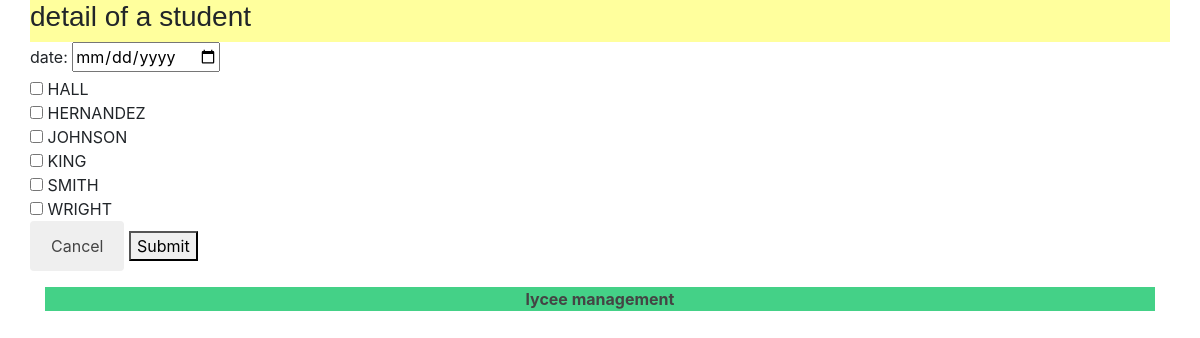
The page /lycee/cursuscall/2 on the database its author committed.
### lycee/models.py (models this page shows, shortened)
class Student(models.Model):
  first_name = models.CharField(
    max_length=50,
    blank=False,# pas de champ vide
    null=False# pas de champ null
  )
  birth_date = models.DateField(
    verbose_name='date of birth',
    blank=False,# pas de champ vide
    null=False# pas de champ null
  )
  last_name = models.CharField(
    verbose_name="lastname",
    help_text="last name of the student",
    blank=False,# pas de champ vide
    null=False,# pas de champ null
    default="???",
    max_length=255, # taille maximale du champ
  )
  phone = models.CharField(
    verbose_name="phonenumber",
    help_text="phone number of the student",
    blank=False,# pas de champ vide
    null=False,# pas de champ null
    default="0123456789",
    max_length=10, # taille maximale du champ
  )
  email = models.EmailField(
    verbose_name="email",
    help_text="phone number of the student",
    blank=False,# pas de champ vide
    null=False,# pas de champ null
    default="x@y.z",
    max_length=255,# taille maximale du champ
  )
  comments = models.CharField(
    verbose_name="comments",
    help_text="some comments about the student",
    blank=True,
    null=False,# pas de champ null
    default="",
    max_length=255,# taille maximale du champ
  )
  cursus = models.ForeignKey(
    Cursus,
    on_delete=models.CASCADE, # necessaire selon la version de Django
    null=True
  )

### lycee/views.py (the view, shortened to what this page needs)
# urls.py: path('lycee/cursuscall/<int:cursus_id>', views.cursus_call, name='cursuscall'),
def cursus_call(request, cursus_id):
    result_list = Student.objects.filter(cursus=cursus_id).order_by('last_name')
    context = {'liste': result_list}
    return render(request, 'lycee/callofroll/createcallofroll.html', context)

### templates/lycee/callofroll/createcallofroll.html (shortened to what this page needs)
<!DOCTYPE html>
<html lang="en">
<head>
</head>
<body>
{% extends 'master.html' %}
{% if liste %}
    {% block title %}
        detail of a student
    {% endblock %}
    {% block content %}
        <form method="POST">
            <label type="date">date:</label>
            <input type="date" id="date" name="date_cursus_call">
            <br>
            {% for student in liste %}
                <input type="checkbox" id="{{student.id}}" name="missing" value="{{student.id}}">
                <label for="student"></label>{{ student.last_name }}
                <br>
            {% endfor %}
        <div class="boutons">
            <button class="button radius alert left" type="cancel"><a href="{% url 'index' %}">Cancel</a></button>
            <button class="button radius success right" type="submit">Submit</button>
        </div>
        </form>
    {% endblock %}
{% endif %}

### lycee/static/style.css (style rules this page uses)
a { color : #444444; }
html { position: relative; min-height: 100%; }

### rows shown on the page
Student: last_name "HALL"
Student: last_name "HERNANDEZ"
Student: last_name "JOHNSON"
Student: last_name "KING"
Student: last_name "SMITH"
Student: last_name "WRIGHT"
